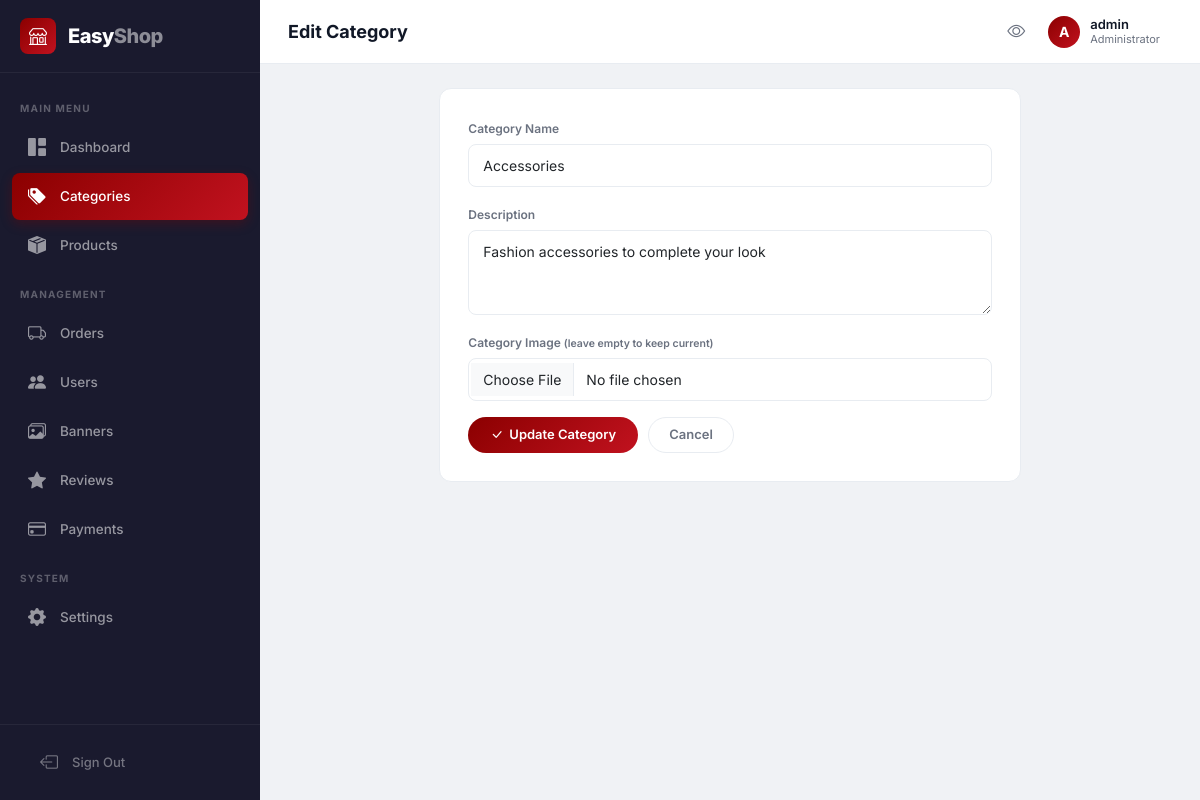
/admin/edit_category.php?id=6 (signed in), run on the app's committed database.
### tables this page shows
CREATE TABLE IF NOT EXISTS categories (
  id INT AUTO_INCREMENT PRIMARY KEY,
  name VARCHAR(100) NOT NULL,
  description TEXT DEFAULT NULL,
  image VARCHAR(255) DEFAULT NULL,
  status TINYINT DEFAULT 1,
  created_at TIMESTAMP DEFAULT CURRENT_TIMESTAMP
);

### admin/edit_category.php (the view, shortened to what this page needs)
<?php
require_once 'includes/header.php';
$id = (int)$_GET['id'];
$cat_q = mysqli_query($conn, "SELECT * FROM categories WHERE id=$id");
$cat = $cat_q ? mysqli_fetch_assoc($cat_q) : false;
?>
<div class="row justify-content-center">
  <div class="col-lg-8">
    <div class="form-card">
      <form method="POST" enctype="multipart/form-data">
        <div class="mb-3">
          <label class="form-label">Category Name</label>
          <input type="text" name="name" class="form-control" value="<?php echo htmlspecialchars($cat['name']); ?>" required>
        </div>
        <div class="mb-3">
          <label class="form-label">Description</label>
          <textarea name="description" class="form-control" rows="3"><?php echo htmlspecialchars($cat['description'] ?? ''); ?></textarea>
        </div>
        <div class="mb-3">
          <label class="form-label">Category Image <small style="color:var(--text-muted);">(leave empty to keep current)</small></label>
          <input type="file" name="image" class="form-control" accept="image/*">
        </div>
        <div style="display:flex;gap:10px;">
          <button type="submit" class="btn-red"><i class="bi bi-check-lg"></i> Update Category</button>
          <a href="categories.php" class="btn-outline-secondary">Cancel</a>
        </div>
      </form>
    </div>
  </div>
</div>
<?php require_once 'includes/footer.php'; ?>

### admin/assets/css/admin.css (style rules this page uses)
:root { --sidebar-width: 260px; --sidebar-collapsed: 70px; --topbar-height: 64px; --red: #8B0000; --red-dark: #5C0000; --red-light: #fff5f5; --red-gradient: linear-gradient(135deg, #8B0000 0%, #c1121f 100%); --dark: #1a1a2e; --body-bg: #f0f2f5; --card-bg: #ffffff; --border-color: #e8ecf1; --text-muted: #6b7280; --text-dark: #111827; --shadow-sm: 0 1px 3px rgba(0,0,0,0.06); --shadow-md: 0 4px 16px rgba(0,0,0,0.08); --shadow-lg: 0 8px 32px rgba(0,0,0,0.12); --radius-sm: 8px; --radius-md: 12px; --radius-lg: 16px; }
* { margin: 0; padding: 0; box-sizing: border-box; }
body { font-family: 'Inter', -apple-system, BlinkMacSystemFont, 'Segoe UI', Roboto, sans-serif; background: var(--body-bg); color: var(--text-dark); font-size: 14px; overflow-x: hidden; }
.form-card { background: var(--card-bg); border-radius: var(--radius-md); border: 1px solid var(--border-color); padding: 28px; }
.form-card .form-label { font-size: 12px; font-weight: 600; color: var(--text-muted); margin-bottom: 6px; }
.form-card .form-control, .form-card .form-select { border: 1.5px solid var(--border-color); border-radius: var(--radius-sm); padding: 10px 14px; font-size: 14px; transition: 0.3s; background: #fff; }
.form-card .form-control::placeholder { color: #b0b7c3; }
.btn-red { background: var(--red-gradient); color: #fff; border: none; border-radius: 50px; padding: 8px 22px; font-size: 13px; font-weight: 600; transition: all 0.3s ease; cursor: pointer; display: inline-flex; align-items: center; gap: 6px; text-decoration: none; }
.btn-outline-secondary { background: transparent; color: var(--text-muted); border: 1.5px solid var(--border-color); border-radius: 50px; padding: 7px 20px; font-size: 13px; font-weight: 600; transition: all 0.3s ease; cursor: pointer; display: inline-flex; align-items: center; gap: 6px; text-decoration: none; }

### data on the page
categories: name "Accessories", description "Fashion accessories to complete your look"

### other printed values
$page_title "Edit Category"
substr($_SESSION['admin_name'], 0, 1) "A"
$_SESSION['admin_name'] "admin"
